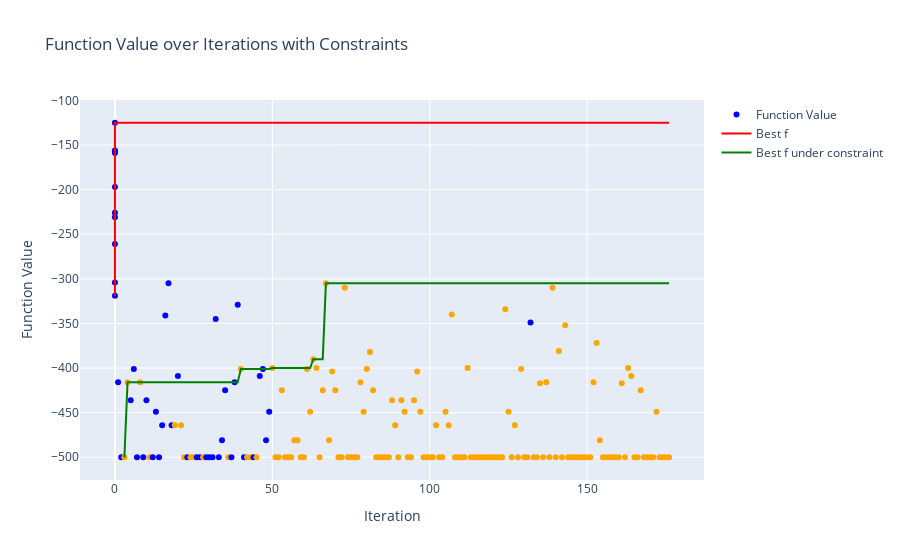

The notebook cell this image was saved under:
### Markdown cell above
#### lambda1=0, lambda2=1, clipping=False

- 損失関数中の獲得関数の符号を間違えている（今回は lambda1=0 なので問題なし）

### Code cell
filename = search_log_files(LOG_DIR, ["2024-08-27"])[1]
print(filename)
print()

log_file_path = os.path.join(LOG_DIR, filename)
df_merged, settings = parse_and_prepare_data(log_file_path)

print("実験設定")
display(settings)
print()
display(df_merged)

plot_function_values(df_merged)

### Figure 1 — Plotly figure (JSON) as saved in the notebook; plotly's stock layout.template omitted (floating-point values rounded to 4 significant figures; data arrays with more than 128 entries replaced by an {"elided": "..."} marker saying what was removed)
{"data": [{"marker": {"color": {"elided": "186 str values"}}, "mode": "markers", "name": "Function Value", "type": "scatter", "x": {"elided": "186 int values"}, "y": {"elided": "186 int values"}}, {"line": {"color": "red"}, "mode": "lines", "name": "Best f", "type": "scatter", "x": {"elided": "186 int values"}, "y": {"elided": "186 int values"}}, {"line": {"color": "green"}, "mode": "lines", "name": "Best f under constraint", "type": "scatter", "x": {"elided": "186 int values"}, "y": {"elided": "186 int values"}}], "layout": {"showlegend": true, "title": {"text": "Function Value over Iterations with Constraints"}, "xaxis": {"title": {"text": "Iteration"}}, "yaxis": {"title": {"text": "Function Value"}}}}
